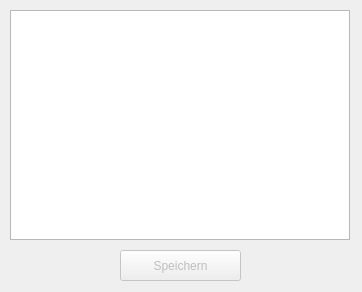
<?xml version="1.0" encoding="UTF-8"?>
<ui version="4.0">
 <class>linboInfoBrowser</class>
 <widget class="QDialog" name="linboInfoBrowser">
  <property name="geometry">
   <rect>
    <x>0</x>
    <y>0</y>
    <width>362</width>
    <height>292</height>
   </rect>
  </property>
  <property name="windowTitle">
   <string>Image Info</string>
  </property>
  <widget class="QPushButton" name="saveButton">
   <property name="enabled">
    <bool>false</bool>
   </property>
   <property name="geometry">
    <rect>
     <x>120</x>
     <y>250</y>
     <width>121</width>
     <height>31</height>
    </rect>
   </property>
   <property name="text">
    <string>Speichern</string>
   </property>
  </widget>
  <widget class="QPlainTextEdit" name="editor">
   <property name="geometry">
    <rect>
     <x>10</x>
     <y>10</y>
     <width>340</width>
     <height>230</height>
    </rect>
   </property>
  </widget>
 </widget>
 <layoutdefault spacing="6" margin="11"/>
 <pixmapfunction>qPixmapFromMimeSource</pixmapfunction>
 <resources/>
 <connections/>
</ui>
